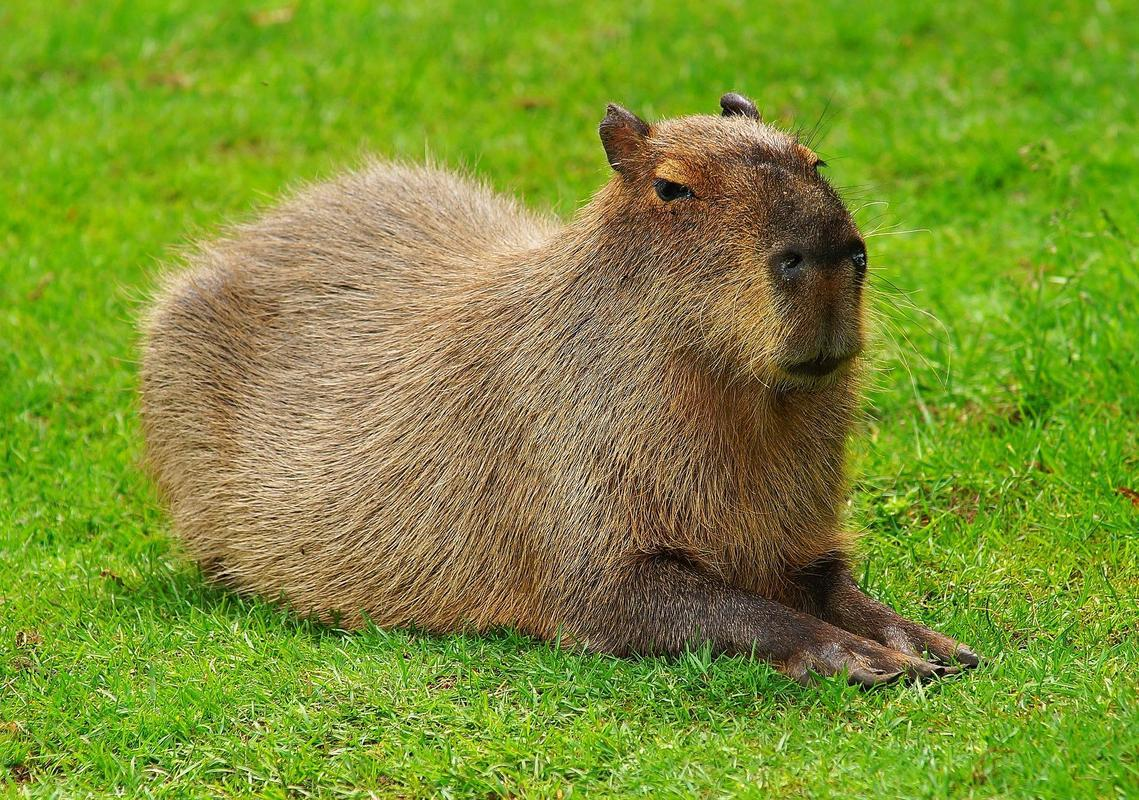
#> input picture image/original/image.jpg, 1139 x 800 px
$ python resize_memory.py
#> lines starting #> are read from the running program, lines starting #| are printed output that depends on the picture
import os.path

from PIL import Image


def resize_image(path):
#> called with path = 'image/original/image.jpg'
    if not isinstance(path, str):
        raise Exception("There should be a string")

    image = Image.open(path)
#> image is the input picture: PIL image 1139x800 RGB; mean R, G, B 124.2, 146, 50.5
    width, heigth = image.size
#> width = 1139; heigth = 800
    original_size = os.path.getsize(path)

    path_resize = "image/cropped/resized.jpg"
    image.convert("L").save(path_resize)
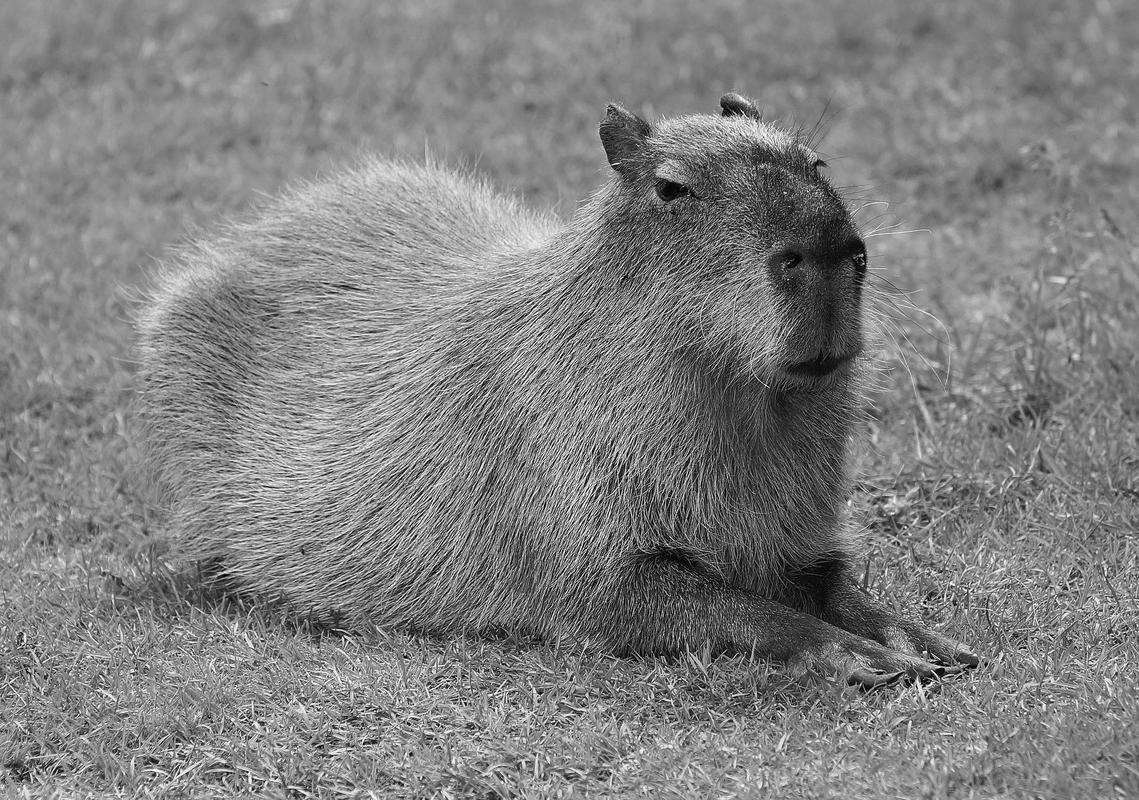
#> saved as resized.jpg: PIL image 1139x800 L; min 0, max 253, mean 128.6
    new_image_size = os.path.getsize(path_resize)
    wanted_size = int(original_size * 0.75)

    procent = 1
    qualityImage = 100
    while wanted_size <= new_image_size:

        image.resize((int(width*procent), int(heigth*procent)))
        image.convert("L").save(path_resize, optimize=True, quality=qualityImage)
        new_image_size = os.path.getsize(path_resize)

        qualityImage -= 1
        procent -= 0.01
#> after the loop, procent = 0.49; qualityImage = 49
    return path_resize


image = Image.open(resize_image("image/original/image.jpg"))
#> image: PIL image 1139x800 L
size = os.path.getsize("image/original/image.jpg")
resized_size = os.path.getsize("image/cropped/resized.jpg")
print ("Розмір в байтах оригінала: " + str(size) +
       "\nРозмір в байтах resized.jpg: " + str(resized_size) +
       "\nОчікуваний результат: " + str(int(size * 0.75)))
